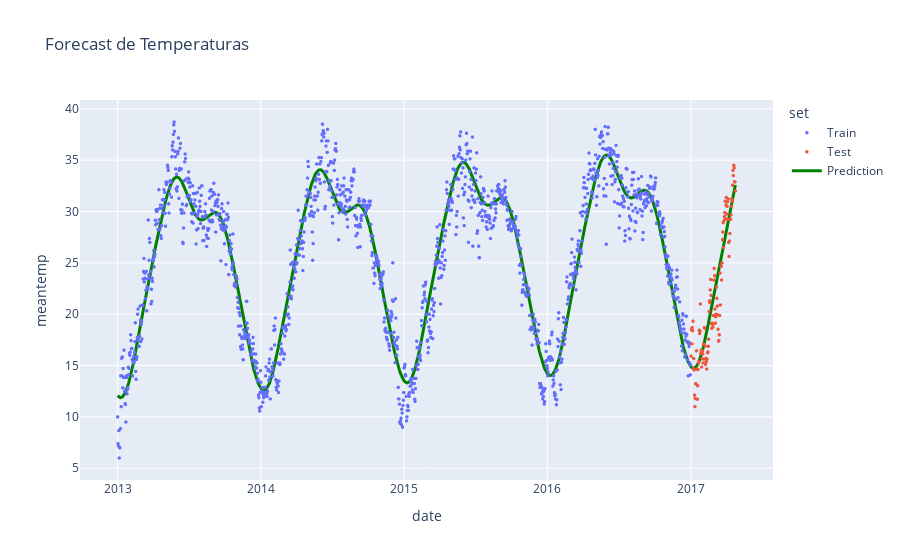

This figure's notebook cell:
### Code cell
# plot
fig = px.scatter(df, x=df.date, y=target, title='Forecast de Temperaturas', color='set')
fig.add_scatter(x=df.date, y=y_pred, mode='lines', name='Prediction', line=dict(color='green', width=3))
fig.update_traces(marker=dict(size=3.5))
fig.show()
